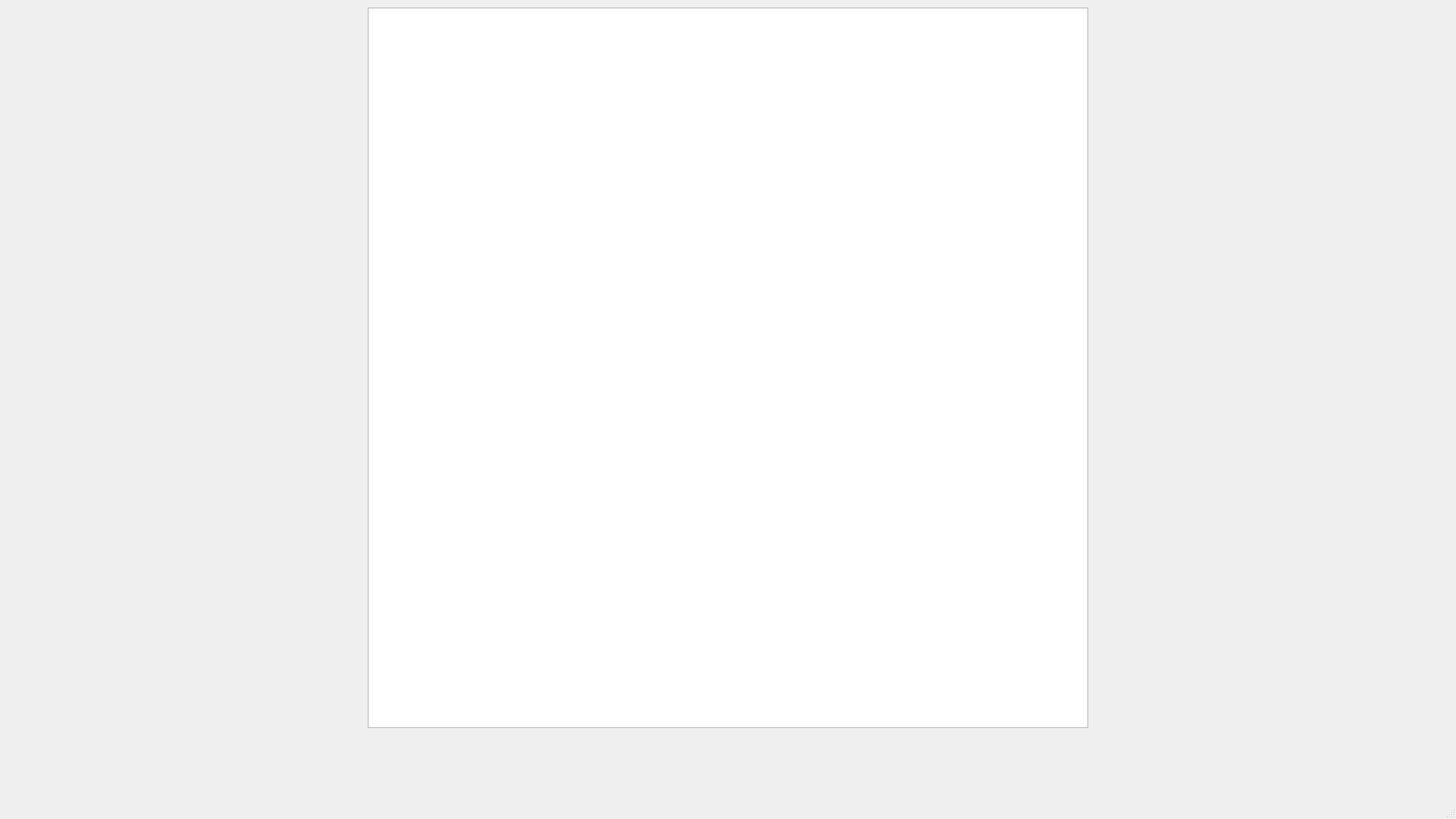
<?xml version="1.0" encoding="UTF-8"?>
<ui version="4.0">
 <class>MainWindow</class>
 <widget class="QMainWindow" name="MainWindow">
  <property name="geometry">
   <rect>
    <x>0</x>
    <y>0</y>
    <width>1920</width>
    <height>1080</height>
   </rect>
  </property>
  <property name="windowTitle">
   <string>MainWindow</string>
  </property>
  <widget class="QWidget" name="centralwidget">
   <widget class="QGraphicsView" name="graphicsView">
    <property name="geometry">
     <rect>
      <x>485</x>
      <y>10</y>
      <width>950</width>
      <height>950</height>
     </rect>
    </property>
   </widget>
  </widget>
  <widget class="QMenuBar" name="menubar">
   <property name="geometry">
    <rect>
     <x>0</x>
     <y>0</y>
     <width>1920</width>
     <height>21</height>
    </rect>
   </property>
  </widget>
  <widget class="QStatusBar" name="statusbar"/>
 </widget>
 <resources/>
 <connections/>
</ui>
